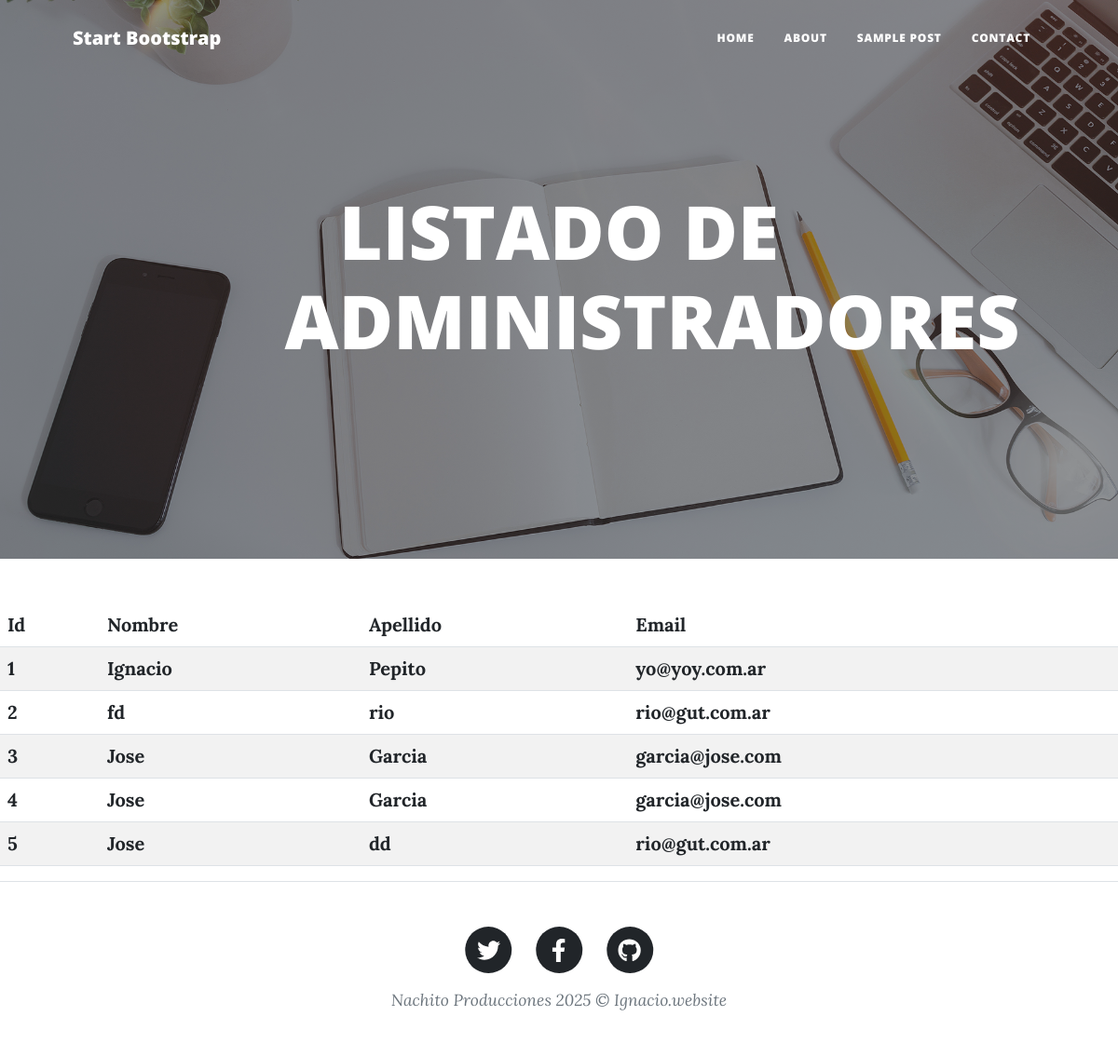
Screenshot of /blog/listado_de_admin/ with the database file from the repository.
### blog/models.py (models this page shows)
class Administrador(models.Model):
    nombre = models.CharField(max_length=20)
    apellido = models.CharField(max_length=20)
    email = models.EmailField()

### blog/views.py (the view)
# urls.py: path("listado_de_admin/", views.listadoDeAdministradores, name = "listado_de_admin"),
def listadoDeAdministradores(request):
    administradores = Administrador.objects.all()
    return render(request, "blog/listado_de_admin.html", {"administradores":administradores})

### blog/templates/blog/listado_de_admin.html
{% extends "blog/index.html" %}
{% block titulo %}
<h1>LISTADO DE ADMINISTRADORES<h1>
{% endblock titulo %}
{% block contenido %}
<table class="table table-striped">
    <thead>
        <tr>
            <th>Id</th>
            <th>Nombre</th>
            <th>Apellido</th>
            <th>Email</th>
        </tr>
    </thead>
    <tbody>
    {% for a in administradores %}
        <tr>
            <th>{{ a.id}}</th>
            <th>{{ a.nombre}}</th>
            <th>{{ a.apellido}}</th>
            <th>{{ a.email}}</th>
        </tr>
    {% endfor %}
    </tbody>
</table>
{% endblock contenido %}

### blog/templates/blog/index.html (shortened to what this page needs)
<!DOCTYPE html>
<html lang="en">
    <head>
        {% load static %}
        <link href="{% static 'css/styles.css' %}" rel="stylesheet" />
    </head>
    <body>
        <nav class="navbar navbar-expand-lg navbar-light" id="mainNav">
            <div class="container px-4 px-lg-5">
                <a class="navbar-brand" href="index.html">Start Bootstrap</a>
                <div class="collapse navbar-collapse" id="navbarResponsive">
                    <ul class="navbar-nav ms-auto py-4 py-lg-0">
                        <li class="nav-item"><a class="nav-link px-lg-3 py-3 py-lg-4" href="">Home</a></li>
                        <li class="nav-item"><a class="nav-link px-lg-3 py-3 py-lg-4" href="">About</a></li>
                        <li class="nav-item"><a class="nav-link px-lg-3 py-3 py-lg-4" href="">Sample Post</a></li>
                        <li class="nav-item"><a class="nav-link px-lg-3 py-3 py-lg-4" href="">Contact</a></li>
                    </ul>
                </div>
            </div>
        </nav>
        <header class="masthead" style="background-image: url('assets/img/home-bg.jpg')">
            <div class="container position-relative px-4 px-lg-5">
                <div class="row gx-4 gx-lg-5 justify-content-center">
                    <div class="col-md-10 col-lg-8 col-xl-7">
                        <div class="site-heading">
                            {% block titulo %}{% endblock titulo %}
                        </div>
                    </div>
                </div>
            </div>
        </header>
        {% block contenido %}{% endblock contenido %}
        <footer class="border-top">
            <div class="container px-4 px-lg-5">
                <div class="row gx-4 gx-lg-5 justify-content-center">
                    <div class="col-md-10 col-lg-8 col-xl-7">
                        <ul class="list-inline text-center">
                            <li class="list-inline-item">
                                <a href="#!">
                                    <span class="fa-stack fa-lg">
                                        <i class="fas fa-circle fa-stack-2x"></i>
                                        <i class="fab fa-twitter fa-stack-1x fa-inverse"></i>
                                    </span>
                                </a>
                            </li>
                            <li class="list-inline-item">
                                <a href="#!">
                                    <span class="fa-stack fa-lg">
                                        <i class="fas fa-circle fa-stack-2x"></i>
                                        <i class="fab fa-facebook-f fa-stack-1x fa-inverse"></i>
                                    </span>
                                </a>
                            </li>
                            <li class="list-inline-item">
                                <a href="#!">
                                    <span class="fa-stack fa-lg">
                                        <i class="fas fa-circle fa-stack-2x"></i>
                                        <i class="fab fa-github fa-stack-1x fa-inverse"></i>
                                    </span>
                                </a>
                            </li>
                        </ul>
                        <div class="small text-center text-muted fst-italic">Nachito Producciones 2025 &copy; Ignacio.website</div>
                    </div>
                </div>
            </div>
        </footer>
    </body>
</html>

### rows the page displays
Administrador: id "1", nombre "Ignacio", apellido "Pepito", email "yo@yoy.com.ar"
Administrador: id "2", nombre "fd", apellido "rio", email "rio@gut.com.ar"
Administrador: id "3", nombre "Jose", apellido "Garcia", email "garcia@jose.com"
Administrador: id "4", nombre "Jose", apellido "Garcia", email "garcia@jose.com"
Administrador: id "5", nombre "Jose", apellido "dd", email "rio@gut.com.ar"
